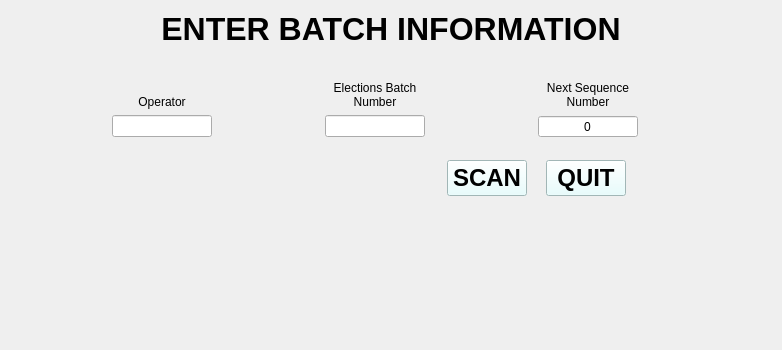
<?xml version="1.0" encoding="UTF-8"?>
<ui version="4.0">
 <class>Form</class>
 <widget class="QWidget" name="Form">
  <property name="geometry">
   <rect>
    <x>0</x>
    <y>0</y>
    <width>782</width>
    <height>350</height>
   </rect>
  </property>
  <property name="windowTitle">
   <string>Form</string>
  </property>
  <layout class="QVBoxLayout" name="verticalLayout">
   <item>
    <widget class="QLabel" name="titleLBL">
     <property name="font">
      <font>
       <pointsize>24</pointsize>
       <weight>75</weight>
       <bold>true</bold>
      </font>
     </property>
     <property name="text">
      <string>ENTER BATCH INFORMATION</string>
     </property>
     <property name="alignment">
      <set>Qt::AlignCenter</set>
     </property>
    </widget>
   </item>
   <item>
    <layout class="QVBoxLayout" name="verticalLayout_6">
     <item>
      <spacer name="verticalSpacer">
       <property name="orientation">
        <enum>Qt::Vertical</enum>
       </property>
       <property name="sizeHint" stdset="0">
        <size>
         <width>20</width>
         <height>40</height>
        </size>
       </property>
      </spacer>
     </item>
     <item>
      <layout class="QGridLayout" name="gridLayout">
       <property name="leftMargin">
        <number>0</number>
       </property>
       <property name="rightMargin">
        <number>30</number>
       </property>
       <property name="horizontalSpacing">
        <number>12</number>
       </property>
       <item row="0" column="2">
        <widget class="QLabel" name="label_3">
         <property name="styleSheet">
          <string notr="true">font: 18pt &quot;.SF NS Text&quot;;</string>
         </property>
         <property name="text">
          <string>Next Sequence
Number</string>
         </property>
         <property name="alignment">
          <set>Qt::AlignCenter</set>
         </property>
        </widget>
       </item>
       <item row="0" column="1">
        <widget class="QLabel" name="label_2">
         <property name="styleSheet">
          <string notr="true">font: 18pt &quot;.SF NS Text&quot;;</string>
         </property>
         <property name="text">
          <string>Elections Batch
Number</string>
         </property>
         <property name="alignment">
          <set>Qt::AlignCenter</set>
         </property>
        </widget>
       </item>
       <item row="0" column="0">
        <widget class="QLabel" name="operatorLB">
         <property name="styleSheet">
          <string notr="true">font: 18pt &quot;.SF NS Text&quot;;</string>
         </property>
         <property name="text">
          <string>Operator</string>
         </property>
         <property name="alignment">
          <set>Qt::AlignBottom|Qt::AlignHCenter</set>
         </property>
        </widget>
       </item>
       <item row="1" column="1">
        <widget class="QLineEdit" name="elections_batch_numLE">
         <property name="maximumSize">
          <size>
           <width>100</width>
           <height>16777215</height>
          </size>
         </property>
         <property name="alignment">
          <set>Qt::AlignCenter</set>
         </property>
        </widget>
       </item>
       <item row="1" column="0">
        <widget class="QLineEdit" name="operatorLE">
         <property name="maximumSize">
          <size>
           <width>100</width>
           <height>16777215</height>
          </size>
         </property>
         <property name="alignment">
          <set>Qt::AlignCenter</set>
         </property>
        </widget>
       </item>
       <item row="1" column="2">
        <widget class="QSpinBox" name="next_seq_numSB">
         <property name="maximumSize">
          <size>
           <width>100</width>
           <height>16777215</height>
          </size>
         </property>
         <property name="alignment">
          <set>Qt::AlignCenter</set>
         </property>
         <property name="readOnly">
          <bool>true</bool>
         </property>
         <property name="buttonSymbols">
          <enum>QAbstractSpinBox::NoButtons</enum>
         </property>
         <property name="maximum">
          <number>1000</number>
         </property>
        </widget>
       </item>
      </layout>
     </item>
     <item>
      <widget class="QLabel" name="label_as_spacer_2">
       <property name="maximumSize">
        <size>
         <width>16777215</width>
         <height>10</height>
        </size>
       </property>
       <property name="text">
        <string/>
       </property>
      </widget>
     </item>
     <item>
      <layout class="QHBoxLayout" name="horizontalLayout_2">
       <item>
        <spacer name="horizontalSpacer_2">
         <property name="orientation">
          <enum>Qt::Horizontal</enum>
         </property>
         <property name="sizeHint" stdset="0">
          <size>
           <width>40</width>
           <height>20</height>
          </size>
         </property>
        </spacer>
       </item>
       <item>
        <spacer name="horizontalSpacer_5">
         <property name="orientation">
          <enum>Qt::Horizontal</enum>
         </property>
         <property name="sizeHint" stdset="0">
          <size>
           <width>40</width>
           <height>20</height>
          </size>
         </property>
        </spacer>
       </item>
       <item>
        <spacer name="horizontalSpacer_6">
         <property name="orientation">
          <enum>Qt::Horizontal</enum>
         </property>
         <property name="sizeHint" stdset="0">
          <size>
           <width>40</width>
           <height>20</height>
          </size>
         </property>
        </spacer>
       </item>
       <item>
        <widget class="QPushButton" name="scanPB">
         <property name="font">
          <font>
           <pointsize>18</pointsize>
           <weight>75</weight>
           <bold>true</bold>
          </font>
         </property>
         <property name="styleSheet">
          <string notr="true">background-color: rgb(226, 255, 255);</string>
         </property>
         <property name="text">
          <string>SCAN</string>
         </property>
        </widget>
       </item>
       <item>
        <widget class="QLabel" name="label_as_spacer">
         <property name="maximumSize">
          <size>
           <width>10</width>
           <height>16777215</height>
          </size>
         </property>
         <property name="text">
          <string/>
         </property>
        </widget>
       </item>
       <item>
        <widget class="QPushButton" name="quitPB">
         <property name="font">
          <font>
           <pointsize>18</pointsize>
           <weight>75</weight>
           <bold>true</bold>
          </font>
         </property>
         <property name="styleSheet">
          <string notr="true">background-color: rgb(226, 255, 255);</string>
         </property>
         <property name="text">
          <string>QUIT</string>
         </property>
        </widget>
       </item>
       <item>
        <spacer name="horizontalSpacer_3">
         <property name="orientation">
          <enum>Qt::Horizontal</enum>
         </property>
         <property name="sizeHint" stdset="0">
          <size>
           <width>40</width>
           <height>20</height>
          </size>
         </property>
        </spacer>
       </item>
      </layout>
     </item>
     <item>
      <spacer name="verticalSpacer_14">
       <property name="orientation">
        <enum>Qt::Vertical</enum>
       </property>
       <property name="sizeHint" stdset="0">
        <size>
         <width>20</width>
         <height>40</height>
        </size>
       </property>
      </spacer>
     </item>
     <item>
      <spacer name="verticalSpacer_12">
       <property name="orientation">
        <enum>Qt::Vertical</enum>
       </property>
       <property name="sizeHint" stdset="0">
        <size>
         <width>20</width>
         <height>40</height>
        </size>
       </property>
      </spacer>
     </item>
     <item>
      <spacer name="verticalSpacer_3">
       <property name="orientation">
        <enum>Qt::Vertical</enum>
       </property>
       <property name="sizeHint" stdset="0">
        <size>
         <width>20</width>
         <height>40</height>
        </size>
       </property>
      </spacer>
     </item>
     <item>
      <spacer name="verticalSpacer_2">
       <property name="orientation">
        <enum>Qt::Vertical</enum>
       </property>
       <property name="sizeHint" stdset="0">
        <size>
         <width>20</width>
         <height>40</height>
        </size>
       </property>
      </spacer>
     </item>
     <item>
      <spacer name="verticalSpacer_11">
       <property name="orientation">
        <enum>Qt::Vertical</enum>
       </property>
       <property name="sizeHint" stdset="0">
        <size>
         <width>20</width>
         <height>40</height>
        </size>
       </property>
      </spacer>
     </item>
    </layout>
   </item>
  </layout>
 </widget>
 <tabstops>
  <tabstop>operatorLE</tabstop>
  <tabstop>elections_batch_numLE</tabstop>
  <tabstop>next_seq_numSB</tabstop>
  <tabstop>scanPB</tabstop>
  <tabstop>quitPB</tabstop>
 </tabstops>
 <resources/>
 <connections/>
</ui>
